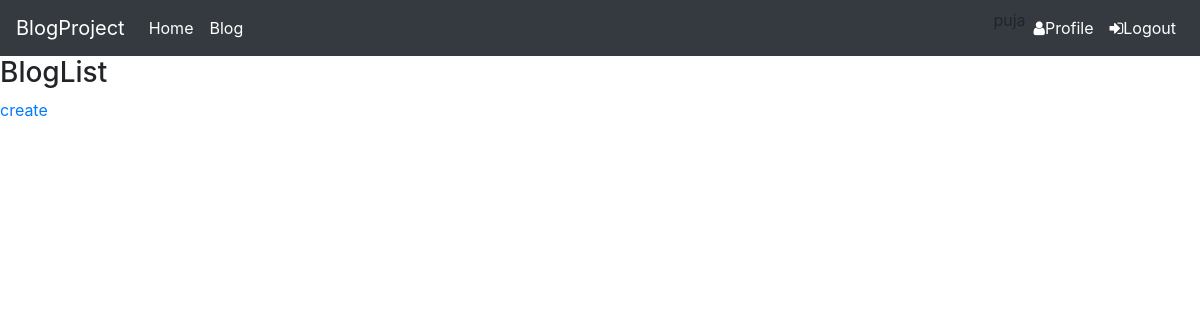
Before: /bloglist (signed in) with the older database file.
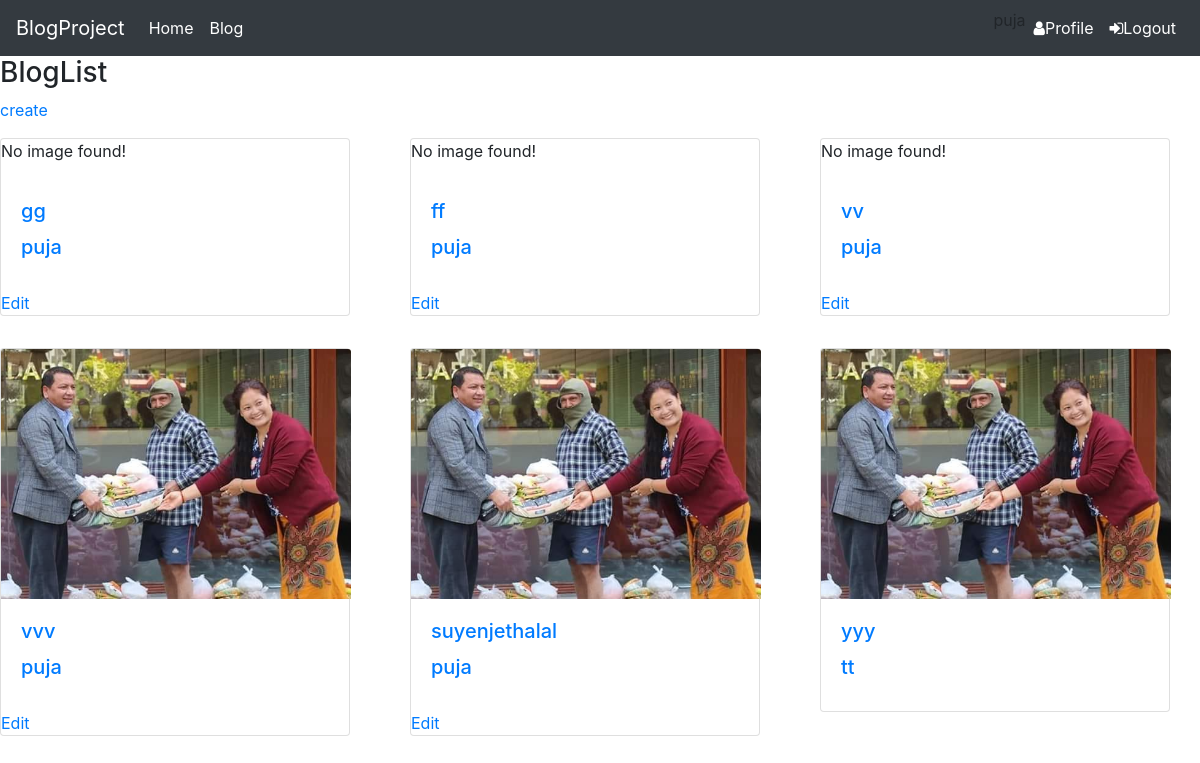
After: the same page with the newer database file.
### blogapp/models.py (models this page shows, shortened)
class Blog(models.Model):
	title=models.CharField(max_length=50)
	description=models.TextField()
	author=models.ForeignKey('Visitor',on_delete=models.CASCADE)
	created_at = models.DateTimeField(auto_now_add=True)
	updated_at = models.DateTimeField(auto_now_add=True,null=True,blank=True)
	image=models.ImageField(upload_to='blog',null=True,blank=True)

class Visitor(models.Model):
    user = models.OneToOneField(User, on_delete=models.CASCADE)
    mobile = models.CharField(max_length=50)
    name = models.CharField(max_length=200)
    address = models.CharField(max_length=200, null=True, blank=True)
    photo = models.ImageField(upload_to='visitors', null=True, blank=True)
    def __str__(self):
        return self.name

### blogapp/views.py (the view)
# urls.py: path('bloglist', BlogListView.as_view(), name="bloglist"),
class BlogListView(UserRequiredMixing,ListView):
    template_name = 'bloglist.html'
    model = Blog
    context_object_name = 'blogs'

### blogapp/views.py (called while the page is built)
    def dispatch(self, request, *args, **kwargs):
        if request.user.is_authenticated:
            pass
        else:
            return redirect('/login/')
        return super().dispatch(request, *args, **kwargs)

### templates/bloglist.html
{% extends 'base.html' %}
{% load static %}
{% block content %}
<h3>BlogList</h3>
<a href="{% url 'blogapp:blogcreate' %}">create</a>
<div class="row">
{% for blog in blogs %}
	<div class="col-md-4 mt-3 mb-3">
		<div class="card" style="width: 350px;">
			{% if blog.image %}
			<img class="card-img-top" src="{{blog.image.url}}" alt="img-fluid img-thumbnail" style="height: 250px;object-fit: cover; width: 350px;">
			{% else %}
			<p>No image found!</p>
			{% endif %}
			<div class="card-body">
				<h5 class="card-title"><a style="text-decoration: none !important" href="">{{blog.title}}</a></h5>
				<h5 class="card-title"><a style="text-decoration: none !important" href="">{{blog.author.name}}</a></h5>
			</div>
			    {% if request.user.username == blog.author.name %}
				 <a href="{% url 'blogapp:blogedit' blog.id %}">Edit</a>
			    {% endif %}
		</div>
	</div>
{% endfor %}
</div>
{% endblock %}

### templates/base.html (shortened to what this page needs)
{% load static %}
<!DOCTYPE html>
<html lang="en">
<head>
<link rel="stylesheet" href="https://stackpath.bootstrapcdn.com/bootstrap/4.3.1/css/bootstrap.min.css">
<link rel="stylesheet" href="https://maxcdn.bootstrapcdn.com/font-awesome/4.7.0/css/font-awesome.min.css">
    <link rel="stylesheet" type="text/css" href="https://stackpath.bootstrapcdn.com/font-awesome/4.7.0/css/font-awesome.min.css">
<link rel="stylesheet" type="text/css" href="https://stackpath.bootstrapcdn.com/bootstrap/4.3.1/css/bootstrap.min.css">
<link rel="stylesheet" type="text/css" href="{% static 'visitorstatic/css/style.css' %}">
</head>
<body>
<div class="bs-example">
    <nav class="navbar navbar-expand-md navbar-dark bg-dark">
        <a href="#" class="navbar-brand">BlogProject</a>
        <div class="collapse navbar-collapse justify-content-between" id="navbarCollapse">
            <div class="navbar-nav">
                <a href="/" class="nav-item nav-link active">Home</a>
                <a href="{% url 'blogapp:bloglist' %}" class="nav-item nav-link active">Blog</a>
            </div>
             {% if request.user.is_authenticated %}
            <div class="navbar-nav">
                <a href="{% url 'blogapp:login' %}" class="nav-item nav-link active color-light"></a>
            {{request.user}}
                <a href="{% url 'blogapp:profile' %}" class="nav-item nav-link active color-light"><i class="fa fa-user primary" aria-hidden="true"> </i>Profile</a>
                <a href="{% url 'blogapp:logout' %}" class="nav-item nav-link active color-light"><i class="fa fa-sign-in primary" aria-hidden="true"> </i>Logout</a>
            </div>
            {% endif %}
           </div>
        </div>
{% block content %}
{% endblock %}
</body>
</html>

Changed rows visible on the page:
added Blog: image "No image found!", title "gg", author.name "puja", shows "Edit"
added Blog: image "No image found!", title "ff", author.name "puja", shows "Edit"
added Blog: image "No image found!", title "vv", author.name "puja", shows "Edit"
added Blog: image (picture), title "vvv", author.name "puja", shows "Edit"
added Blog: image (picture), title "suyenjethalal", author.name "puja", shows "Edit"
added Blog: image (picture), title "yyy", author.name "tt"
